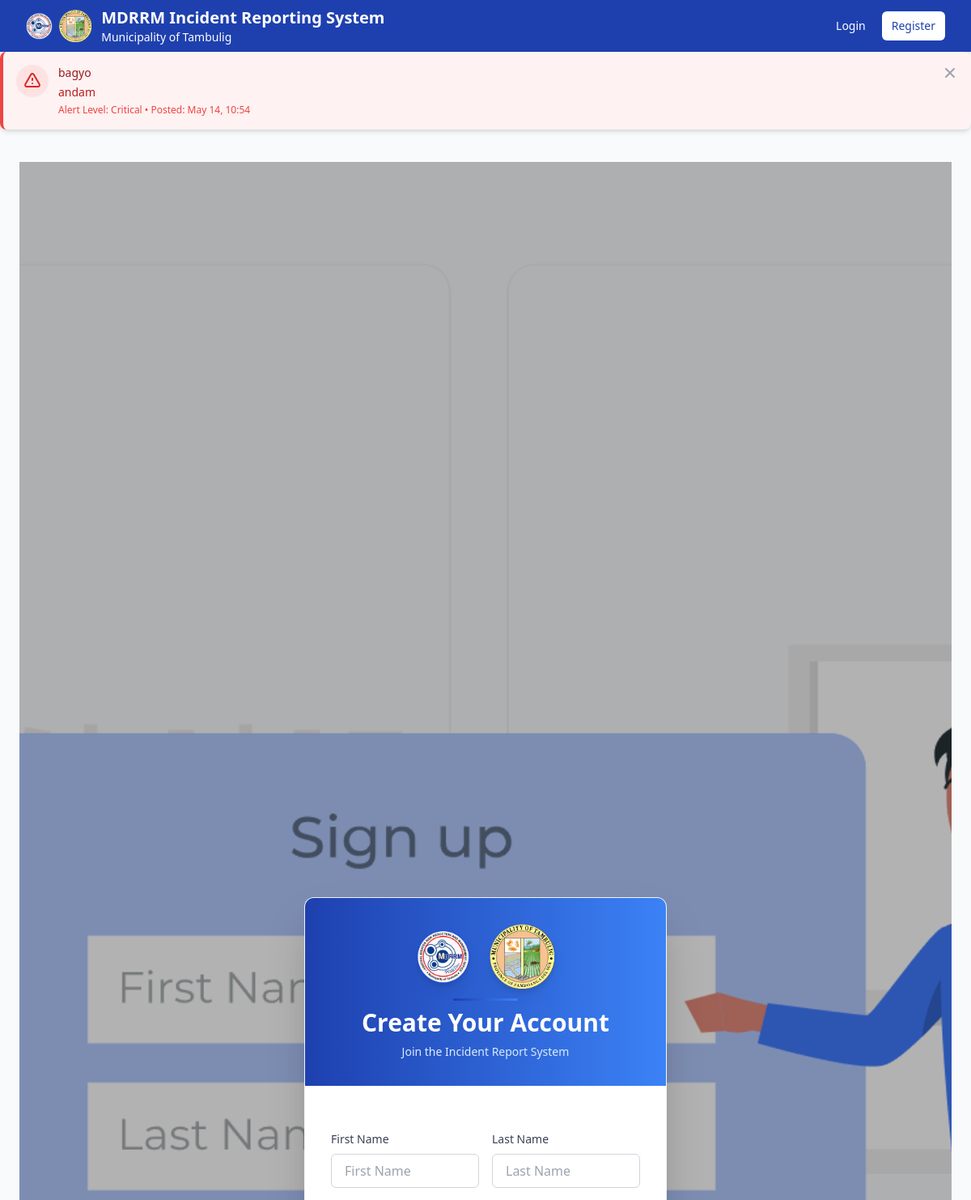
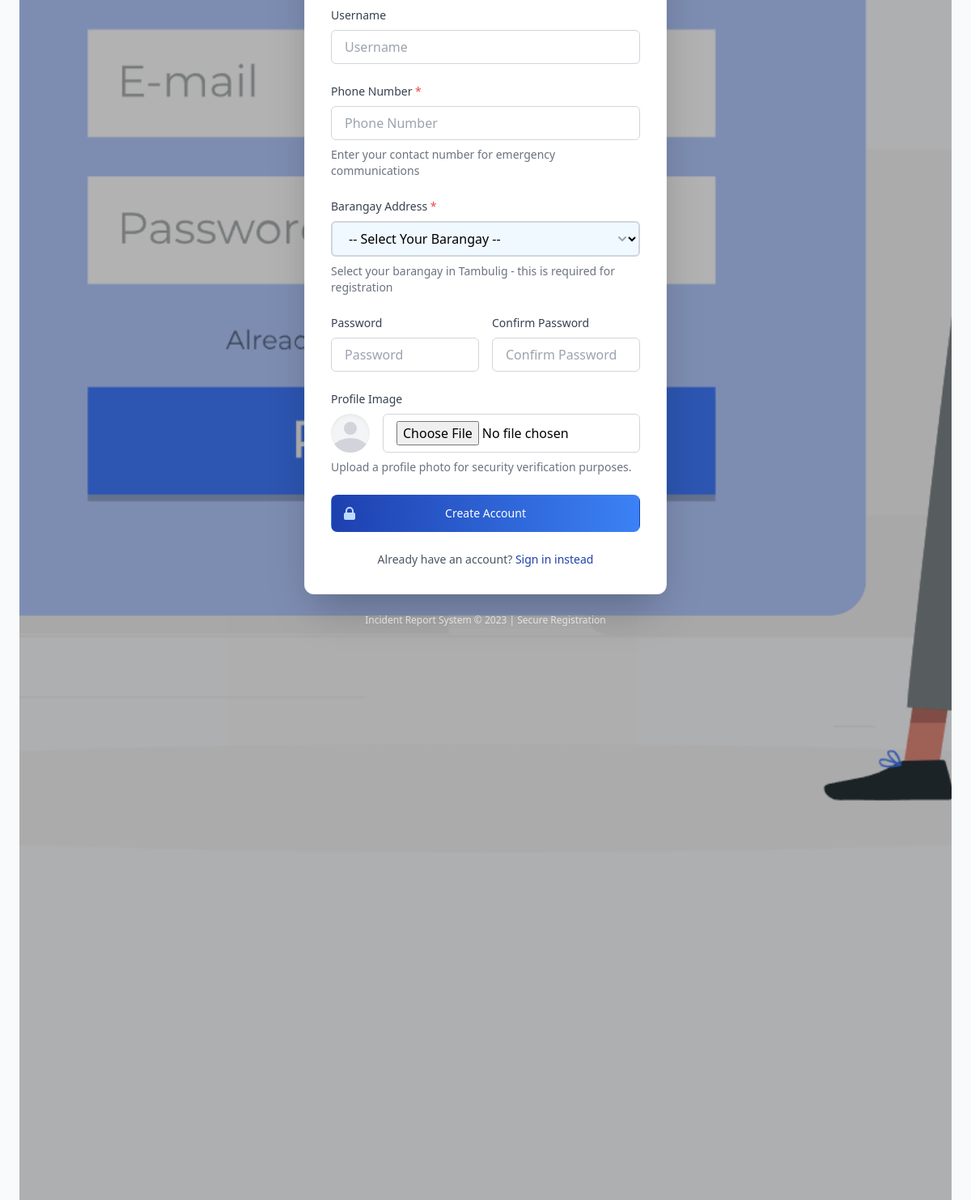
Screenshot of /register/ with the database file from the repository (2 pictures, top to bottom).
### disaster_aid/models.py (models this page shows, shortened)
class DisasterAlert(models.Model):
    SEVERITY_CHOICES = (
        ('low', 'Low'),
        ('medium', 'Medium'),
        ('high', 'High'),
        ('critical', 'Critical'),
    )
    title = models.CharField(max_length=255)
    message = models.TextField()
    severity = models.CharField(max_length=20, choices=SEVERITY_CHOICES, default='medium')
    created_by = models.ForeignKey(User, on_delete=models.CASCADE, related_name='created_alerts')
    created_at = models.DateTimeField(default=timezone.now)
    is_active = models.BooleanField(default=True)
    class Meta:
        ordering = ['-created_at']

### disaster_aid/views.py (the view)
# urls.py: path('register/', register_view, name='register'),
def register_view(request):
    if request.user.is_authenticated:
        return redirect('home')
    if request.method == 'POST':
        debug_data = {k: v for k, v in request.POST.items() if k not in ['password1', 'password2']}
        print(f"DEBUG - POST data: {debug_data}")
        print(f"DEBUG - FILES data: {request.FILES}")
        form = RegisterForm(request.POST, request.FILES)
        print(f"DEBUG - Form is bound: {form.is_bound}")
        if form.is_valid():
            print("DEBUG - Form is valid")
            debug_cleaned = {k: v for k, v in form.cleaned_data.items() if k not in ['password1', 'password2']}
            print(f"DEBUG - Cleaned data: {debug_cleaned}")
            try:
                user = form.save()
                print(f"DEBUG - User created: {user.username}, {user.email}")
                login(request, user)
                messages.success(request, f"Account created for {user.username}!")
                return redirect('home')
            except Exception as e:
                import traceback
                print(f"DEBUG - Exception during save: {str(e)}")
                print(traceback.format_exc())
                messages.error(request, f"Error creating account: {str(e)}")
        else:
            print("DEBUG - Form is invalid")
            print(f"DEBUG - Form errors: {form.errors}")
            for field, errors in form.errors.items():
                for error in errors:
                    messages.error(request, f"{field}: {error}")
    else:
        form = RegisterForm()
        print("DEBUG - New form created for GET request")
    return render(request, 'auth/register.html', {'form': form})

### disaster_aid/context_processors.py (called while the page is built, shortened)
def incident_notifications(request):
    context = {
        'unverified_incidents_count': 0,
        'recent_unverified_incidents': [],
        'has_admin_notifications': False,
        'user_notifications': [],
        'unread_user_notifications_count': 0,
        'has_user_notifications': False,
        'active_disaster_alerts': [],
        'has_active_alerts': False,
    }
    active_alerts = DisasterAlert.objects.filter(is_active=True).order_by('-severity', '-created_at')
    context.update({
        'active_disaster_alerts': active_alerts,
        'has_active_alerts': active_alerts.exists(),
    })
    return context

def sms_modal_data(request):
    context = {
        'barangays': [],
        'reporter_profiles': [],
    }
    return context

### disaster_aid/models.py (called while the page is built)
    def __str__(self):
        return f"{self.name}, {self.municipality.name}"

### templates/auth/register.html (shortened to what this page needs)
{% extends 'base.html' %}
{% block content %}
<div class="min-h-screen flex items-center justify-center register-bg py-12 px-4 sm:px-6 lg:px-8">
    <div class="max-w-md w-full">
        <div class="glass-card rounded-xl shadow-2xl overflow-hidden">
            <div class="bg-gradient-to-r from-primary to-blue-500 px-6 py-8 text-white">
                <div class="logo-container flex justify-center space-x-6 mb-6">
                    <img src="/static/logo/mdrrmc_logo.png" alt="MDRRMC Logo" class="h-20 w-auto drop-shadow-lg">
                    <img src="/static/logo/lgu_logo.png" alt="LGU Logo" class="h-20 w-auto drop-shadow-lg">
                </div>
                <h2 class="text-center text-3xl font-extrabold">
                    Create Your Account
                </h2>
                <p class="mt-2 text-center text-sm text-blue-100">
                    Join the Incident Report System
                </p>
            </div>
            <div class="px-8 py-8 bg-white">
                <form class="space-y-6 relative" action="{% url 'register' %}" method="POST" enctype="multipart/form-data" x-data="{ loading: false }" @submit="loading = true">
                    <div class="grid grid-cols-1 md:grid-cols-2 gap-4">
                        <div class="space-y-2">
                            <label for="id_first_name" class="block text-sm font-medium text-gray-700">First Name</label>
                            {{ form.first_name }}
                        </div>
                        <div class="space-y-2">
                            <label for="id_last_name" class="block text-sm font-medium text-gray-700">Last Name</label>
                            {{ form.last_name }}
                        </div>
                    </div>
                    <div class="space-y-2">
                        <label for="id_username" class="block text-sm font-medium text-gray-700">Username</label>
                        {{ form.username }}
                    </div>
                    <div class="space-y-2">
                        <label for="id_phone_number" class="block text-sm font-medium text-gray-700">Phone Number <span class="text-red-500">*</span></label>
                        {{ form.phone_number }}
                        <p class="mt-1 text-sm text-gray-500">
                            Enter your contact number for emergency communications
                        </p>
                    </div>
                    <div class="space-y-2">
                        <label for="id_barangay" class="block text-sm font-medium text-gray-700">Barangay Address <span class="text-red-500">*</span></label>
                        <div class="relative">
                            {{ form.barangay }}
                            <div class="absolute inset-y-0 right-0 flex items-center pr-3 pointer-events-none">
                            </div>
                        </div>
                        <p class="mt-1 text-sm text-gray-500">
                            Select your barangay in Tambulig - this is required for registration
                        </p>
                    </div>
                    <div class="grid grid-cols-1 md:grid-cols-2 gap-4">
                        <div class="space-y-2">
                            <label for="id_password1" class="block text-sm font-medium text-gray-700">Password</label>
                            {{ form.password1 }}
                        </div>
                        <div class="space-y-2">
                            <label for="id_password2" class="block text-sm font-medium text-gray-700">Confirm Password</label>
                            {{ form.password2 }}
                        </div>
                    </div>
                    <div class="space-y-2">
                        <label for="id_profile_image" class="block text-sm font-medium text-gray-700">Profile Image</label>
                        <div class="mt-1 flex items-center">
                            <span class="inline-block h-12 w-12 rounded-full overflow-hidden bg-gray-100 shadow-inner">
                                <svg class="h-full w-full text-gray-300" fill="currentColor" viewBox="0 0 24 24">
                                    <path d="M24 20.993V24H0v-2.996A14.977 14.977 0 0112.004 15c4.904 0 9.26 2.354 11.996 5.993zM16.002 8.999a4 4 0 11-8 0 4 4 0 018 0z" />
                                </svg>
                            </span>
                            <div class="ml-4 flex-1">
                                {{ form.profile_image }}
                            </div>
                        </div>
                        <p class="mt-1 text-sm text-gray-500">
                            Upload a profile photo for security verification purposes.
                        </p>
                    </div>
                    <div>
                        <button type="submit" class="register-btn group relative w-full flex justify-center py-3 px-4 border border-transparent text-sm font-medium rounded-lg text-white bg-gradient-to-r from-primary to-blue-500 hover:from-blue-700 hover:to-primary focus:outline-none focus:ring-2 focus:ring-offset-2 focus:ring-primary" :disabled="loading">
                            <span class="absolute left-0 inset-y-0 flex items-center pl-3" x-show="!loading">
                                <svg class="h-5 w-5 text-blue-200 group-hover:text-blue-100" xmlns="http://www.w3.org/2000/svg" viewBox="0 0 20 20" fill="currentColor" aria-hidden="true">
                                    <path fill-rule="evenodd" d="M5 9V7a5 5 0 0110 0v2a2 2 0 012 2v5a2 2 0 01-2 2H5a2 2 0 01-2-2v-5a2 2 0 012-2zm8-2v2H7V7a3 3 0 016 0z" clip-rule="evenodd" />
                                </svg>
                            </span>
                            <span x-text="loading ? 'Creating Account...' : 'Create Account'"></span>
                        </button>
                    </div>
                </form>
                <div class="mt-6 text-center">
                    <p class="text-sm text-gray-600">
                        Already have an account?
                        <a href="{% url 'login' %}" class="font-medium text-primary hover:text-blue-500 transition-colors duration-200">
                            Sign in instead
                        </a>
                    </p>
                </div>
            </div>
        </div>
        <div class="mt-6 text-center">
            <p class="text-xs text-white text-opacity-80">
                Incident Report System © 2023 | Secure Registration
            </p>
        </div>
    </div>
</div>
{% endblock %}

### templates/components/disaster_alert.html (shortened to what this page needs)
{% if has_active_alerts %}
<div id="disaster-alerts-container" class="w-full">
    {% for alert in active_disaster_alerts %}
    <div id="disaster-alert-{{ alert.id }}"
         x-data="{ show: true }"
         x-show="show"
         class="disaster-alert mb-4 p-4 rounded-lg shadow-md border-l-4 {% if alert.severity == 'critical' %}bg-red-50 border-red-500{% elif alert.severity == 'high' %}bg-orange-50 border-orange-500{% elif alert.severity == 'medium' %}bg-yellow-50 border-yellow-500{% else %}bg-blue-50 border-blue-500{% endif %}">
        <div class="flex items-start">
            <div class="flex-shrink-0">
                {% if alert.severity == 'critical' %}
                <span class="inline-flex items-center justify-center h-10 w-10 rounded-full bg-red-100">
                </span>
                {% endif %}
            </div>
            <div class="ml-3 w-0 flex-1">
                <div class="flex justify-between items-start">
                    <div>
                        <p class="text-sm font-medium {% if alert.severity == 'critical' %}text-red-800{% elif alert.severity == 'high' %}text-orange-800{% elif alert.severity == 'medium' %}text-yellow-800{% else %}text-blue-800{% endif %}">
                            {{ alert.title }}
                        </p>
                        <p class="mt-1 text-sm {% if alert.severity == 'critical' %}text-red-700{% elif alert.severity == 'high' %}text-orange-700{% elif alert.severity == 'medium' %}text-yellow-700{% else %}text-blue-700{% endif %}">
                            {{ alert.message }}
                        </p>
                        <p class="mt-1 text-xs {% if alert.severity == 'critical' %}text-red-500{% elif alert.severity == 'high' %}text-orange-500{% elif alert.severity == 'medium' %}text-yellow-500{% else %}text-blue-500{% endif %}">
                            Alert Level: {{ alert.get_severity_display }} • Posted: {{ alert.created_at|date:"M d, H:i" }}
                        </p>
                    </div>
                    <div class="ml-4 flex-shrink-0 flex">
                        <button @click="show = false; hideAlert('{{ alert.id }}')" class="inline-flex text-gray-400 focus:outline-none focus:text-gray-500 transition ease-in-out duration-150">
                        </button>
                    </div>
                </div>
            </div>
        </div>
    </div>
    {% endfor %}
</div>
{% endif %}

### templates/auth/register.html (style rules this page uses)
.register-bg { background-image: url('/static/background/signup-bg.png'); background-size: cover; background-position: center; background-repeat: no-repeat; background-attachment: fixed; position: relative; }
.register-bg::before { content: ''; position: absolute; top: 0; left: 0; right: 0; bottom: 0; background-color: rgba(0, 0, 0, 0.3); z-index: 0; }
.register-bg > * { position: relative; z-index: 1; }
.glass-card { background: rgba(255, 255, 255, 0.85); backdrop-filter: blur(12px); border: 1px solid rgba(255, 255, 255, 0.3); box-shadow: 0 8px 32px rgba(0, 0, 0, 0.1); }
.register-btn { transition: all 0.3s ease; }
.logo-container { position: relative; }
.logo-container::after { content: ''; position: absolute; bottom: -15px; left: 50%; transform: translateX(-50%); width: 80px; height: 3px; background: linear-gradient(90deg, #1e40af, #3b82f6); border-radius: 3px; }

### rows the page displays
DisasterAlert: title "bagyo", message "andam", severity "Critical", created_at "May 14, 10:54"
